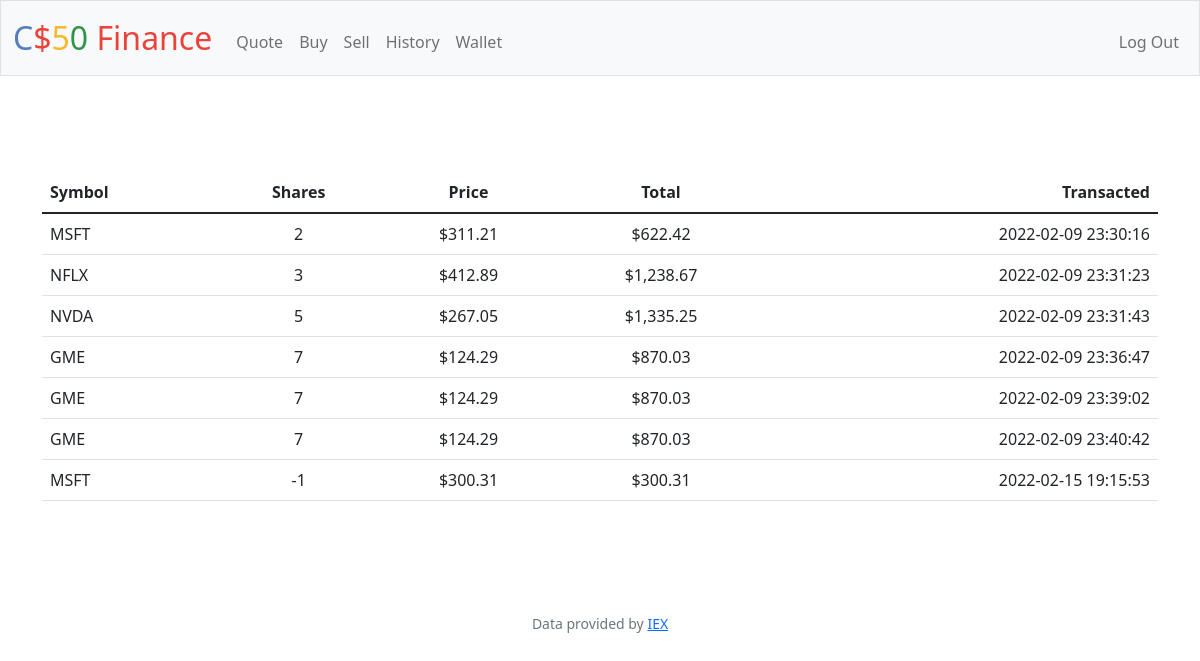
The app's page /history (signed in) with its own data.
### tables this page shows
CREATE TABLE transactions (transaction_id INTEGER, stock TEXT NOT NULL, price NUMERIC NOT NULL, shares INTEGER, total NUMERIC NOT NULL, date DATE, user_id INTEGER, PRIMARY KEY(transaction_id), FOREIGN KEY(user_id) REFERENCES users(id));

### app.py (the view)
@app.route("/history")
@login_required
def history():
    history = db.execute("SELECT stock, price, shares, total, date FROM transactions WHERE user_id = ?", session["user_id"])
    return render_template("history.html", history=history)

### app.py (called while the page is built)
@app.after_request
def after_request(response):
    response.headers["Cache-Control"] = "no-cache, no-store, must-revalidate"
    response.headers["Expires"] = 0
    response.headers["Pragma"] = "no-cache"
    return response

### helpers.py (called while the page is built)
def login_required(f):
    @wraps(f)
    def decorated_function(*args, **kwargs):
        if session.get("user_id") is None:
            return redirect("/login")
        return f(*args, **kwargs)
    return decorated_function

def usd(value):
    return f"${value:,.2f}"

### templates/history.html (shortened to what this page needs)
{% extends "layout.html" %}
{% block main %}
<div class="container py-5 text-center">
    <table class="table">
        <thead>
            <tr>
                <th class="text-start">Symbol</th>
                <th class="text-center">Shares</th>
                <th class="text-center">Price</th>
                <th class="text-center">Total</th>
                <th class="text-end">Transacted</th>
            </tr>
        </thead>
        <tbody>
            {% for stock in history %}
                <tr>
                    <td class="text-start">{{ stock.stock }}</td>
                    <td class="text-center">{{ stock.shares }}</td>
                    <td class="text-center">{{ stock.price | usd }}</td>
                    <td class="text-center">{{ stock.total | usd }}</td>
                    <td class="text-end">{{ stock.date }}</td>
                </tr>
            {% endfor %}
        </tbody>
    </table>
</div>
{% endblock %}

### templates/layout.html (shortened to what this page needs)
<!DOCTYPE html>
<html lang="en">
    <head>
        <link href="https://cdn.jsdelivr.net/npm/bootstrap@5.1.3/dist/css/bootstrap.min.css" rel="stylesheet">
        <link href="/static/styles.css" rel="stylesheet">
    </head>
    <body>
        <nav class="bg-light border navbar navbar-expand-md navbar-light">
            <div class="container-fluid">
                <a class="navbar-brand" href="/"><span class="blue">C</span><span class="red">$</span><span class="yellow">5</span><span class="green">0</span> <span class="red">Finance</span></a>
                <div class="collapse navbar-collapse" id="navbar">
                    {% if session["user_id"] %}
                        <ul class="navbar-nav me-auto mt-2">
                            <li class="nav-item"><a class="nav-link" href="/quote">Quote</a></li>
                            <li class="nav-item"><a class="nav-link" href="/buy">Buy</a></li>
                            <li class="nav-item"><a class="nav-link" href="/sell">Sell</a></li>
                            <li class="nav-item"><a class="nav-link" href="/history">History</a></li>
                            <li class="nav-item"><a class="nav-link" href="/wallet">Wallet</a></li>
                        </ul>
                        <ul class="navbar-nav ms-auto mt-2">
                            <li class="nav-item"><a class="nav-link" href="/logout">Log Out</a></li>
                        </ul>
                    {% else %}
                        <ul class="navbar-nav ms-auto mt-2">
                            <li class="nav-item"><a class="nav-link" href="/register">Register</a></li>
                            <li class="nav-item"><a class="nav-link" href="/login">Log In</a></li>
                        </ul>
                    {% endif %}
                </div>
            </div>
        </nav>
        <main class="container-fluid py-5 text-center">
            {% block main %}{% endblock %}
        </main>
        <footer class="mb-5 small text-center text-muted">
            Data provided by <a href="https://iexcloud.io/">IEX</a>
        </footer>
    </body>
</html>

### static/styles.css (style rules this page uses)
nav .navbar-brand { font-size: xx-large; }
nav .navbar-brand .blue { color: #537fbe; }
nav .navbar-brand .red { color: #ea433b; }
nav .navbar-brand .yellow { color: #f5b82e; }
nav .navbar-brand .green { color: #2e944b; }

### records on screen
transactions: stock "MSFT", shares "2", price "$311.21", total "$622.42", date "2022-02-09 23:30:16"
transactions: stock "NFLX", shares "3", price "$412.89", total "$1,238.67", date "2022-02-09 23:31:23"
transactions: stock "NVDA", shares "5", price "$267.05", total "$1,335.25", date "2022-02-09 23:31:43"
transactions: stock "GME", shares "7", price "$124.29", total "$870.03", date "2022-02-09 23:36:47"
transactions: stock "GME", shares "7", price "$124.29", total "$870.03", date "2022-02-09 23:39:02"
transactions: stock "GME", shares "7", price "$124.29", total "$870.03", date "2022-02-09 23:40:42"
transactions: stock "MSFT", shares "-1", price "$300.31", total "$300.31", date "2022-02-15 19:15:53"
